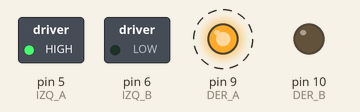
The sketch below on a simulated Arduino Mega 2560, built with avr-gcc and run on an emulated ATmega2560. Parts: switched loads named in the sketch (green lamp = pin HIGH), output pins drawn as LEDs (lit = HIGH). Dashed ring = blinking.

Above: at 0.5 s.
Timing chart, 0 to 4.6 s (numbered marks = the images above):
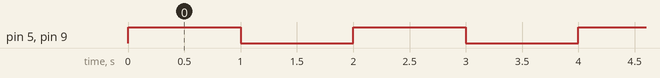

The sketch:

motores.ino
```cpp
/**
 * Práctica 1
 * Autores:
 * César Arzate
 * Verónica E. Arriola
 * (versión: Mega 2560)
 * ARDUINO L293D(Puente H)
 * Conexiones a pines:
 *  5  10
 *  6  15
 *  9   7
 * 10   2
 * 5V   1, 9, 16
 * GND  4, 5, 12, 13
 * El motor 1 se conecta a los pines 3 y 6 del Puente H
 * El motor 2 se conecta a los pines 11 y 14 del Puente H
 * La fuente de alimentacion de los Motores se conecta a tierra y
 * el positivo al pin 8 del puennte H.
*/

// Pines
const int IZQ_A = 5;  // Pines a entradas <1:4>A
const int IZQ_B = 6;
const int DER_A = 9;
const int DER_B = 10;

// Estado
int vel = 255; // Velocidad de los motores (0-255)


/* Se ejecuta una sola vez, al inicio. */
void setup() {
  pinMode(DER_A, OUTPUT);
  pinMode(DER_B, OUTPUT);
  pinMode(IZQ_A, OUTPUT);
  pinMode(IZQ_B, OUTPUT);
}

/* Ejecución repetida */
void loop() {
  digitalWrite(DER_A, HIGH);
  digitalWrite(IZQ_A, HIGH);
  digitalWrite(DER_B, LOW);
  digitalWrite(IZQ_B, LOW);
  delay (1000);              // Esperar 1s
  digitalWrite(DER_A, LOW);
  digitalWrite(IZQ_A, LOW);
  digitalWrite(DER_B, LOW);
  digitalWrite(IZQ_B, LOW);
  delay (1000);
}
```

Measured:
- by itself, pin 5 (IZQ_A), pin 9 (DER_A): alternates HIGH for 1.0 s and LOW for 1.0 s
